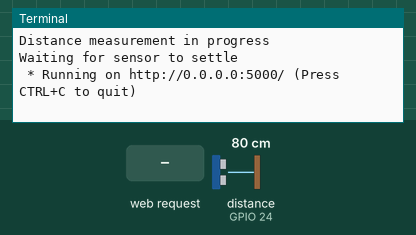
This program was run on a simulated Raspberry Pi (BCM pin numbers). Parts: the last lines printed to the terminal. The inputs (shaded band) are chosen by the test bench; at power-on: distance to the obstacle (sensor on GPIO 24) 80 cm. The echo pulse lasts 58.3 µs per cm; the clock reads 2024-03-15 10:24:30 at power-on unless the program sets it.

Above: at 3.2 s.
3.3 s: HTTP request for / received
At 4.5 s:
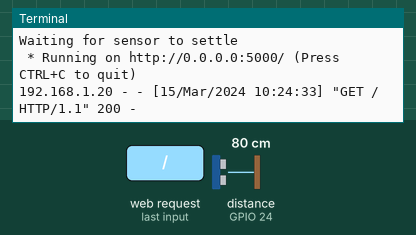
4.8 s: HTTP request for /getD received
At 6.3 s:
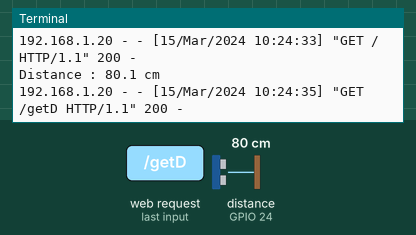

The program:

finall.py
```python
from flask import Flask, request
from flask import render_template
import RPi.GPIO as GPIO
import time
import threading

GPIO.setwarnings(False)
GPIO.setmode(GPIO.BCM)

TRIG = 23
ECHO = 24
print("Distance measurement in progress")

#Trig와 Echo 핀의 출력/입력 설정
GPIO.setup(TRIG,GPIO.OUT)
GPIO.setup(ECHO,GPIO.IN)

#Trig핀의 신호를 0으로 출력
GPIO.output(TRIG, False)
print("Waiting for sensor to settle")
time.sleep(2)

distance = 0


app = Flask(__name__)

@app.route("/")
def home():
    return render_template('index.html')


@app.route("/getD",methods=['POST','GET'])
def getD():
    if request.method=='GET':
        global distance
        try:
            GPIO.output(TRIG, True)   # Triger 핀에  펄스신호를 만들기 위해 1 출력
            time.sleep(0.00001)       # 10µs 딜레이
            GPIO.output(TRIG, False)

            while GPIO.input(ECHO)==0:
                start= time.time() # Echo 핀 상승 시간
            while GPIO.input(ECHO)==1:
                stop= time.time() # Echo 핀 하강 시간

            check_time = stop - start
            distance = check_time * 34300 / 2
            print("Distance : %.1f cm" % distance)
            time.sleep(0.4)	# 0.4초 간격으로 센서 측정

        except KeyboardInterrupt:
            print("Measurement stopped by User")
            GPIO.cleanup()

    return render_template('index.html', data=str(distance))


if __name__ == "__main__":
    app.run(host="0.0.0.0")
```

Measured:
- after the input at 3.3 s, the terminal: prints a new line at once (image 1)
- after the input at 4.8 s, the terminal: prints a new line at once (image 2)
